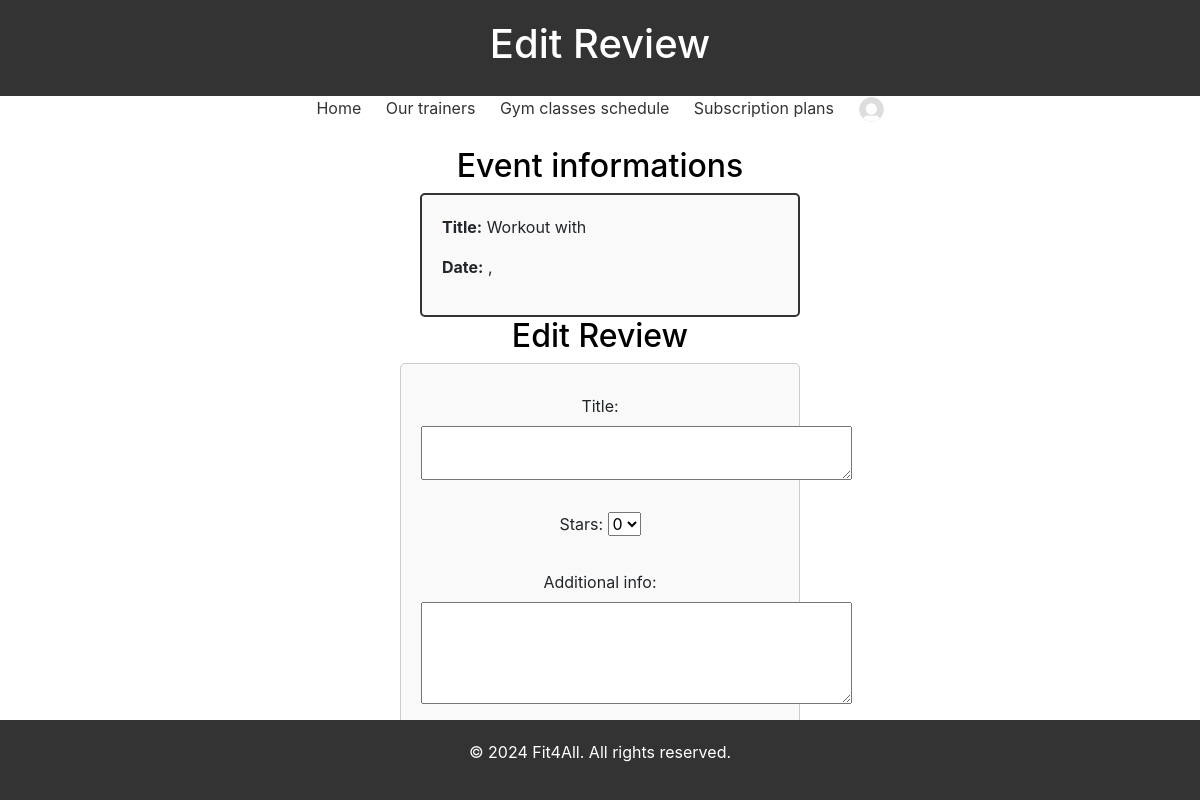
Before: /edit-review/?event_type=personal_training&event_id=14 (signed in) with the older database file.
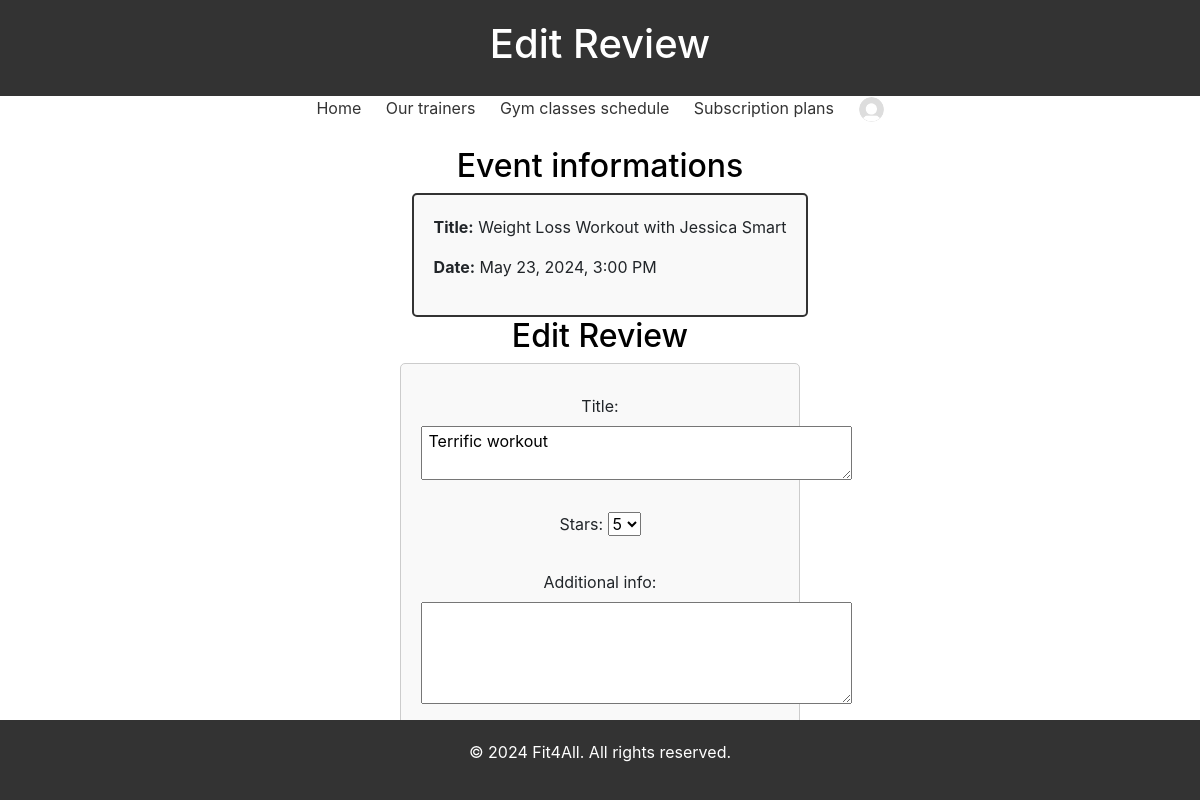
After: the same page with the newer database file.
### gestione_palestra/models.py (models this page shows, shortened)
class PersonalTraining(models.Model):
    trainer = models.ForeignKey('TrainerProfile', on_delete=models.CASCADE)
    user = models.ForeignKey('User', on_delete=models.CASCADE)
    DAY_CHOICES = [
        ('Monday', 'Monday'),
        ('Tuesday', 'Tuesday'),
        ('Wednesday', 'Wednesday'),
        ('Thursday', 'Thursday'),
        ('Friday', 'Friday'),
        ('Saturday', 'Saturday'),
        ('Sunday', 'Sunday'),
    ]
    day = models.CharField(max_length=10, choices=DAY_CHOICES)
    START_HOUR_CHOICES = [
        (9, '9:00'),
        (10, '10:00'),
        (11, '11:00'),
        (12, '12:00'),
        (13, '13:00'),
        (14, '14:00'),
        (15, '15:00'),
        (16, '16:00'),
        (17, '17:00'),
        (18, '18:00'),
    ]
    start_hour = models.PositiveSmallIntegerField(choices=START_HOUR_CHOICES)
    training_type = models.CharField(max_length=10)
    additional_info = models.TextField(blank=True)

class TrainerProfile(models.Model):
    user = models.OneToOneField('gestione_palestra.User', on_delete=models.CASCADE)
    gender_choices = [
        ('M', 'Male'),
        ('F', 'Female'),
    ]
    gender = models.CharField(max_length=1, choices=gender_choices, null=False, blank=True)
    first_name = models.CharField(max_length=100, null=False, blank=True, validators=[validators.validate_name])
    last_name = models.CharField(max_length=100, null=False, blank=True, validators=[validators.validate_name])
    date_of_birth = models.DateField(null=False, blank=True, default=date.today, validators=[validators.validate_age_of_birth])
    certifications = models.FileField(upload_to='pt_CVs/', blank=True)
    profile_picture = models.ImageField(upload_to='profile_pictures/', null=True, blank=True)
    fitness_goals = models.ManyToManyField(FitnessGoal, blank=True)  # Cambio qui
    pt_photo = models.ImageField(upload_to='pt_images/', null=True, blank=True)

class TrainingReview(models.Model):
    user = models.ForeignKey('gestione_palestra.User', on_delete=models.CASCADE)
    stars = models.PositiveSmallIntegerField(choices=[(i,i) for i in range(6)])
    title = models.TextField()
    date = models.DateField(default=now)
    additional_info = models.TextField(blank=True)
    class Meta:
        abstract = True

class PersonalTrainingReview(TrainingReview):
    event = models.ForeignKey('gestione_palestra.PersonalTraining', on_delete=models.CASCADE)

### gestione_palestra/views.py (the view, shortened to what this page needs)
# urls.py: path('edit-review/', views.EditReview.as_view(), name='edit-review'),
class EditReview(View):
    def get(self, request):
        context = get_LeaveReview_context(request=request, edit=True)
        return render(request=request, template_name="edit-review.html", context=context)

### gestione_palestra/views.py (called while the page is built)
def get_event_date(event):
    week_day = context_processors.day_mapping[event.day]
    date = today.date() - timedelta(days=today.weekday()) + timedelta(days=week_day)
    date = datetime.combine(date, datetime.min.time())
    date = date.replace(hour=event.start_hour)
    return date

### templates/edit-review.html (shortened to what this page needs)
{% extends "base.html" %}
{% load custom_filters %}
{% block header %} Edit Review {% endblock %}
{% block content %}
<div style="margin:auto;">
    <h2> Event informations </h2>
    {% if event.max_participants %}
    <div class="trainer-card">
        {% if event.image %} <img  src="{{ event.image.url }}" alt="Profile Picture" style="max-width: 200px;">{% endif %}
        <div class="trainer-details">
            <p><strong>Title:</strong> {{event.title}}  Group Class with {{ event.trainer.first_name}} {{ event.trainer.last_name}}</p>
            <p><strong>Duration:</strong> {{ event.duration }}</p>
            <p><strong>Total Participants:</strong> {{ event.total_partecipants }}</p>
            <p><strong>Date:</strong> {{ event.date|date:"F j, Y" }}, {{ event.date|time:"g:i A" }}</p>
            </div>
    </div>
    {% else %}
    <div class="trainer-card">
        <div class="trainer-details">
            <p><strong>Title:</strong> {{event.training_type}} Workout with {{ event.trainer.first_name}} {{ event.trainer.last_name}}</p>
            <p><strong>Date:</strong> {{ event.date|date:"F j, Y" }}, {{ event.date|time:"g:i A" }}</p>
        </div>
    </div>
    {% endif %}
    <h2> Edit Review </h2>
    <form method="post" style="margin:auto; width:400px">
        <p>
            <label for="id_title">Title:</label>
            <textarea name="title" cols="40" rows="2" id="id_title" required> {{ review.title }}</textarea>
        </p>
        <p>
            <label for="id_stars">Stars:</label>
            <select name="stars" id="id_stars" required >
                <option value="0" {% if review.stars == 0 %}selected {% endif %}>0</option>
                <option value="5" {% if review.stars == 5 %}selected {% endif %}>5</option>
        </select>
        </p>
        <p>
            <label for="id_additional_info">Additional info:</label>
            <textarea name="additional_info" cols="40" rows="4" id="id_additional_info"> {{ review.additional_info }}</textarea>
        </p>
        <button type="submit"> Edit Review! </button>
    </form>
</div>
{% endblock content %}

Changed rows visible on the page:
now on this page (row unchanged): PersonalTraining: training_type "Weight Loss", trainer.first_name "Jessica", trainer.last_name "Smart", date "May 23, 2024", date "3:00 PM"
added PersonalTrainingReview: title "Terrific workout", stars "5"
Other visible differences:
form field stars: "0" → (not shown)
